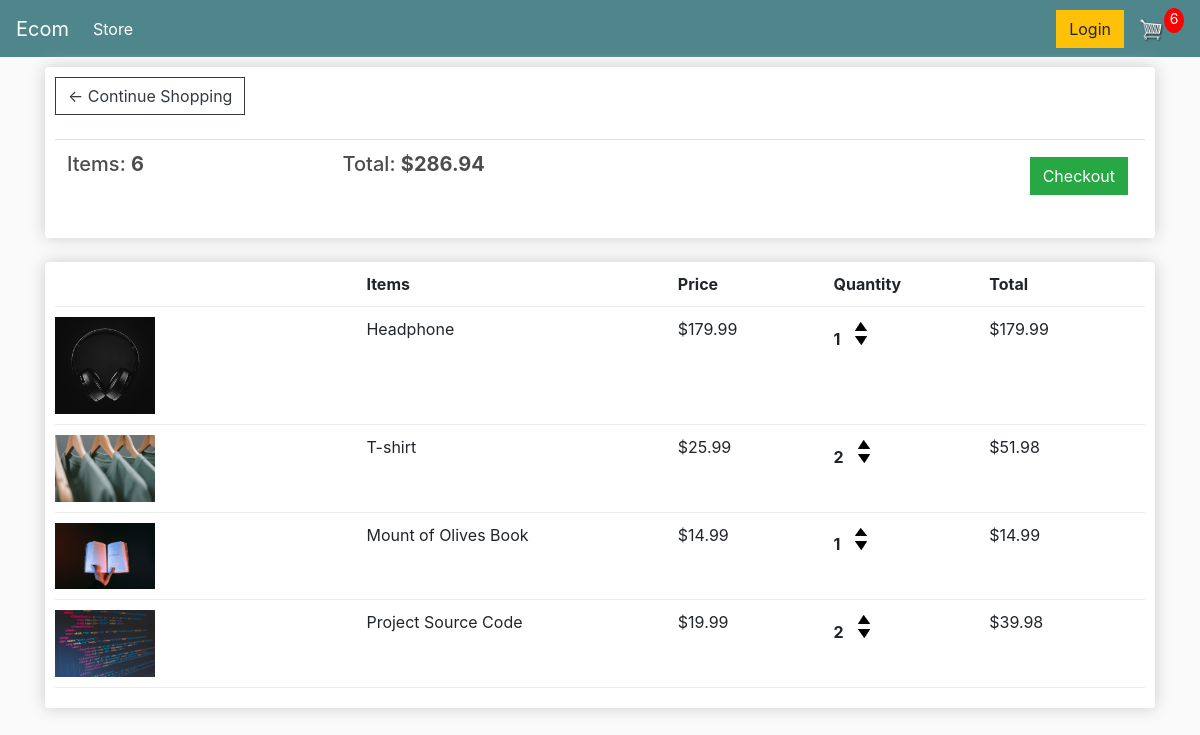
/cart/ (signed in), run on an earlier commit of the app's database.
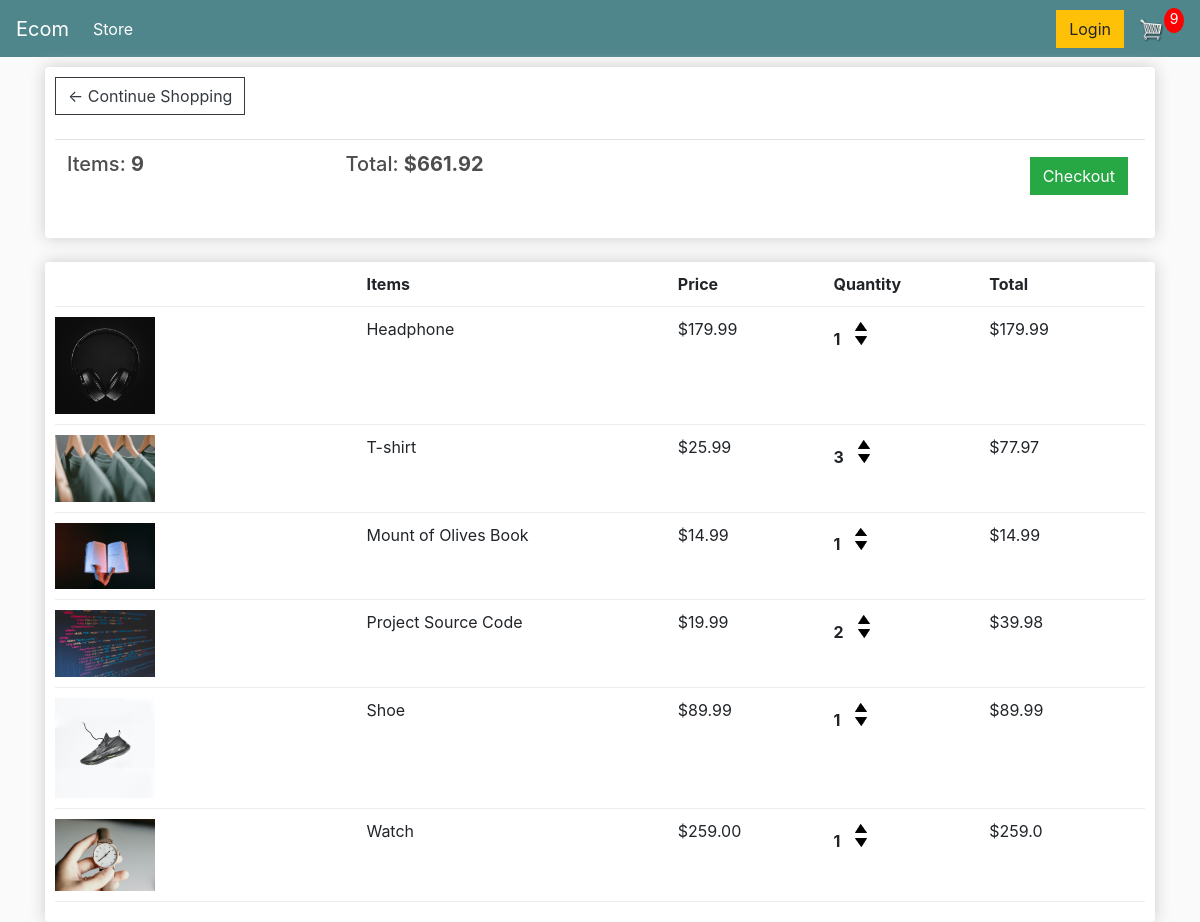
And on a later commit of the database.
### store/models.py (models this page shows, shortened)
class Order(models.Model):
    customer = models.ForeignKey(
        Customer, on_delete=models.SET_NULL, blank=True, null=True)
    date_ordered = models.DateTimeField(auto_now_add=True)
    complete = models.BooleanField(default=False, null=True, blank=False)
    transaction_id = models.CharField(max_length=200, null=True)
    @property
    def get_cart_total(self):
        orderitems = self.orderitem_set.all()
        total = sum([item.get_total for item in orderitems])
        return total
    @property
    def get_cart_items(self):
        orderitems = self.orderitem_set.all()
        total = sum([item.quantity for item in orderitems])
        return total

class OrderItem(models.Model):
    product = models.ForeignKey(
        Product, on_delete=models.SET_NULL, blank=True, null=True)
    order = models.ForeignKey(
        Order, on_delete=models.SET_NULL, blank=True, null=True)
    quantity = models.IntegerField(default=0, null=True, blank=True)
    date_added = models.DateTimeField(auto_now_add=True)
    @property
    def get_total(self):
        total = self.product.price * self.quantity
        return total

class Product(models.Model):
    name = models.CharField(max_length=200, null=True)
    price = models.FloatField()
    digital = models.BooleanField(default=False, null=True, blank=False)
    image = models.ImageField(null=True, blank=True)
    @property
    def imageURL(self):
        try:
            url = self.image.url
        except:
            url = 'images/placeholder.png'
        return url

### store/views.py (the view)
# urls.py: path('cart/', views.cart, name="cart"),
def cart(request):
    if request.user.is_authenticated:
        customer = request.user.customer
        order, created = Order.objects.get_or_create(
            customer=customer, complete=False)
        items = order.orderitem_set.all()
        cartItems = order.get_cart_items
    else:
        items = []
        order = {'get_cart_total': 0, 'get_cart_items': 0}
        cartItems = order['get_cart_items']
    context = {'items': items, 'order': order, 'cartItems': cartItems}
    return render(request, 'store/cart.html', context)

### store/templates/store/cart.html
{% extends 'store/main.html' %}
{% load static %}
{% block content %}
<div class="row">
    <div class="col-lg-12">
        <div class="box-element">
            <a class="btn btn-outline-dark" href="{% url 'store' %}">&#x2190; Continue Shopping</a>
            <br>
            <br>
            <table class="table">
                <tr>
                    <th>
                        <h5>Items: <strong>{{ order.get_cart_items }}</strong></h5>
                    </th>
                    <th>
                        <h5>Total: <strong>${{ order.get_cart_total|floatformat:2 }}</strong></h5>
                    </th>
                    <th>
                        <a style="float:right;margin:5px;" class="btn btn-success"
                            href="{% url 'checkout' %}">Checkout</a>
                    </th>
                </tr>
            </table>
        </div>
        <br>
        <div class="box-element">
            <div class="cart-row">
                <div style="flex:2"></div>
                <div style="flex:2"><strong>Items</strong></div>
                <div style="flex:1"><strong>Price</strong></div>
                <div style="flex:1"><strong>Quantity</strong></div>
                <div style="flex:1"><strong>Total</strong></div>
            </div>
            {% for item in items %}
            <div class="cart-row">
                <div style="flex:2"><img class="row-image" src="{{ item.product.imageURL }}" alt=""></div>
                <div style="flex:2">{{ item.product.name }}</div>
                <div style="flex:1">${{ item.product.price|floatformat:2 }}</div>
                <div style="flex:1">
                    <p class="quantity">{{ item.quantity }}</p>
                    <div class="quantity">
                        <img data-product="{{ item.product.id }}" data-action="add" class="chg-quantity update-cart"
                            src="{% static  'images/arrow-up.png' %}">
                        <img data-product="{{ item.product.id }}" data-action="remove" class="chg-quantity update-cart"
                            src="{% static  'images/arrow-down.png' %}">
                    </div>
                </div>
                <div style="flex:1">${{ item.get_total }}</div>
            </div>
            {% endfor %}
        </div>
    </div>
</div>
{% endblock content %}

What changed in the data, as far as the page shows it:
changed through a linked row, Order: get_cart_items "6" → "9"; get_cart_total "286.94" → "661.92"
changed OrderItem "T-shirt": quantity "2" → "3"; get_total "51.98" → "77.97"
added OrderItem: product.imageURL (picture), product.name "Shoe", product.price "89.99", quantity "1", get_total "89.99"
added OrderItem: product.imageURL (picture), product.name "Watch", product.price "259.00", quantity "1", get_total "259.0"
Also different on the page:
{{ cartItems }}: "6" → "9"
